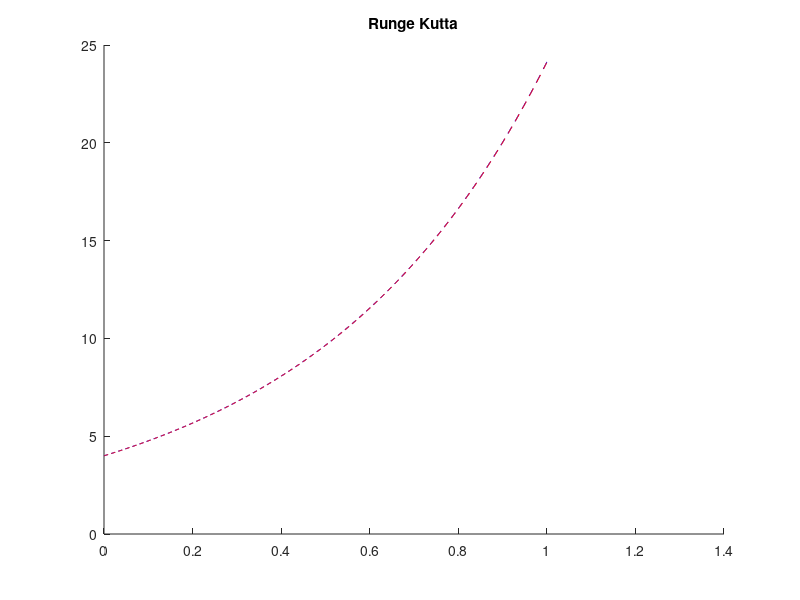

Here is the MATLAB script that generated this plot:
function euler3 %ejercicio numero 3 tp
 
  clear
  clc
  
  
  %w=1/2   %%euler mejorado
  w=1     %%euler modificado
  %w=0 %%euler
  
  x(1)=0;
  y(1)=4;
  
  h=0.001
  N=1/h
  
 
  for i=1:N 
   fn(i)=((1/2)*y(i))+((1/2)*x(i));
   k1=h*fn(i);
   if w~=0
     xg(i)=x(i)+ (h/(2*w));
     yg(i)=y(i)+(k1/(2*w));
     fg(i)=2*yg(i)-2*xg(i)-1;
     k2=h*fg(i);
     y(i+1)=y(i)+(1-w)*k1+w*k2;
   elseif
   y(i+1)=y(i)+k1  ;
   end
   x(i+1)=x(i)+h;

end

  if w~=0
    xg
    yg
    x
    y
    k1
    k2
    
  end
  
  hold on
  plot (x, y, '--b')
  if w~=0
    plot(xg, yg, '--r')
  end
  
  title('Runge Kutta')

  
endfunction


